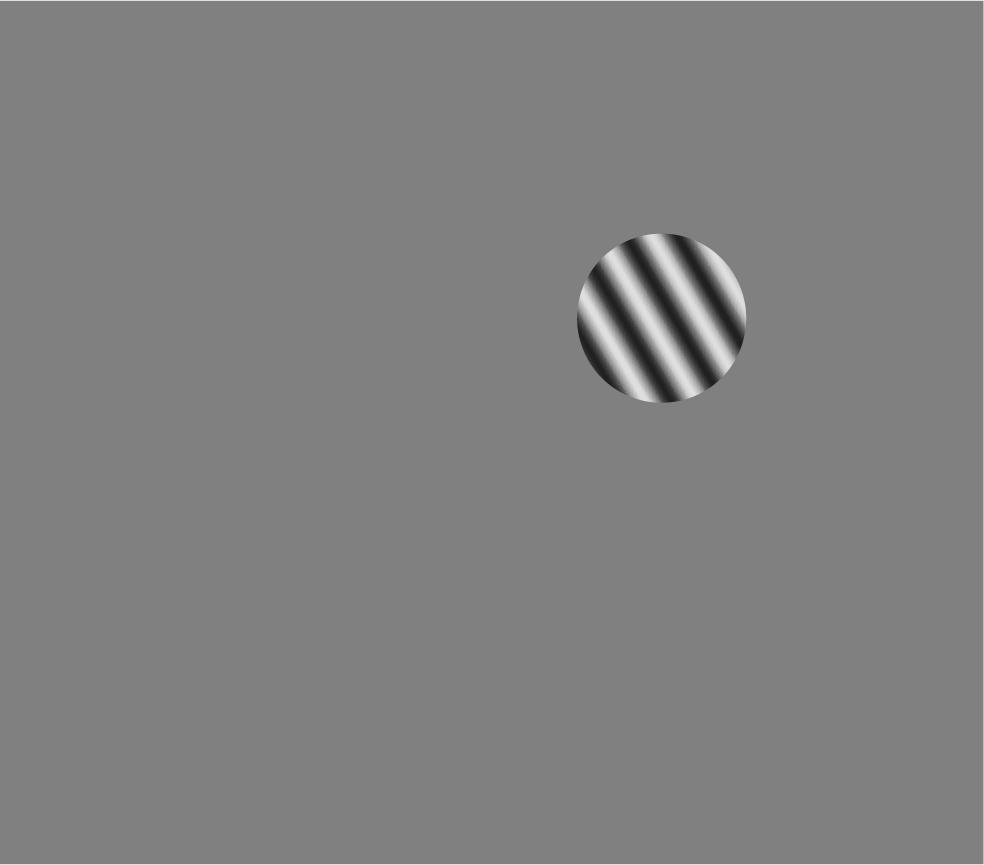
#> input picture ImageFiles/DriftingGrating.png, 984 x 865 px
$ jupyter execute MultiTrialSpikeTrains.ipynb   (shell and % lines are left out)
#> lines starting #> are read from the running program, lines starting #| are printed output that depends on the picture
[cell 1]
###############################################
## Import packages and specify some settings ##
###############################################
# Import packages
import numpy as np
import matplotlib.pyplot as plt
import seaborn as sns

# This makes plots show up and look nice
sns.set(context='paper',style='white',font_scale=1.5,rc={"lines.linewidth":2.5})
sns.set_palette('muted')

# Keep this set to false unless you want to save figures and data
# (in which case you'll need to change some directories below)
SaveFigures=True
###############################################
###############################################


# Load the data from a file
try:
    data = np.load('./DataFiles/SpikeTimes1Neuron1Theta.npz', allow_pickle=True)
#> (reads CodeFromBook/DataFiles/SpikeTimes1Neuron1Theta.npz from the repository)
except:
    url = "https://raw.githubusercontent.com/RobertRosenbaum/ModelingNeuralCircuits/master/CodeFromBook/DataFiles/SpikeTimes1Neuron1Theta.npz"
    file = np.DataSource().open(url)
    data = np.load(file.name, allow_pickle=True)


# Extract the data from the data dictionary to arrays.
SpikeTimes=data['SpikeTimes']
TrialNumbers=data['TrialNumbers']
T=data['T']
theta=data['theta']

# Compute the number of trials
NumTrials=np.max(TrialNumbers)+1

# Print the orientation of the stimulus
print('Orientation (theta) = ',theta, 'degrees')

# Make a multi-trial spike density representation
dt=1
time=np.arange(0,T,dt)
S=np.zeros((NumTrials,len(time)))
S[TrialNumbers,(SpikeTimes/dt).astype(int)]=1/dt


# Compute and print the time-averaged, trial-averaged rate
TrialAvgTimeAvgRate=np.mean(S)
print('Tral-averaged, time-averaged rate = ',1000*TrialAvgTimeAvgRate,'Hz')

# Trial averaged rates across time
TrialAvgRates=np.mean(S,axis=0)

# Compute spike counts for each trial by taking the
# Riemmann integral of the spike density on each trial
SpikeCounts=np.sum(S,axis=1)*dt


# Compute a smoothed trial-averaged rate
# by convolving the mean of S with a kernel
sigma=10
s=np.arange(-3*sigma,3*sigma,dt)
k=np.exp(-(s**2)/(2*sigma**2))
k=k/(sum(k)*dt)
SmoothedRate=np.convolve(k,TrialAvgRates,'same')*dt


# Make figure
plt.subplots(2,3,figsize=(13*.9, 5*.9))

plt.subplot(1,3,1)
# Get image for plot
# Get image for plot
try:
    im = plt.imread('./ImageFiles/DriftingGrating.png')
#> im is the input picture: shape (865, 984, 3) float32; min 0.125, max 0.937, mean 0.503
except:
    try:
        url = "https://raw.githubusercontent.com/RobertRosenbaum/ModelingNeuralCircuits/master/CodeFromBook/ImageFiles/DriftingGrating.png"
        file = np.DataSource().open(url)
        im = plt.imread(file.name)
    except:
        im = 1.0+np.zeros([100,100,3],dtype=np.uint8)
plt.imshow(im,interpolation='hanning')
plt.axis('off')
plt.title('A',loc='left')


plt.subplot(2,3,2)
plt.plot(SpikeTimes,TrialNumbers,'k.',markersize=3)
#plt.xlabel('time (ms)')
plt.ylabel('trial')
plt.title('B',loc='left')
sns.despine()

plt.subplot(2,3,5)
plt.step(time,1000*TrialAvgRates)
plt.xlabel('time (ms)')
plt.ylabel('trial-avg. rate (Hz)')
plt.title('C',loc='left')
sns.despine()

plt.subplot(2,3,3)
plt.step(time,1000*SmoothedRate)
plt.xlabel('time (ms)')
plt.ylabel('smoothed rate (Hz)')
plt.title('D',loc='left')
sns.despine()


plt.subplot(2,3,6)
plt.hist(SpikeCounts,bins=15)
plt.xlabel('spike count')
plt.ylabel('number of trials')
plt.title('E',loc='left')
sns.despine()


plt.tight_layout()
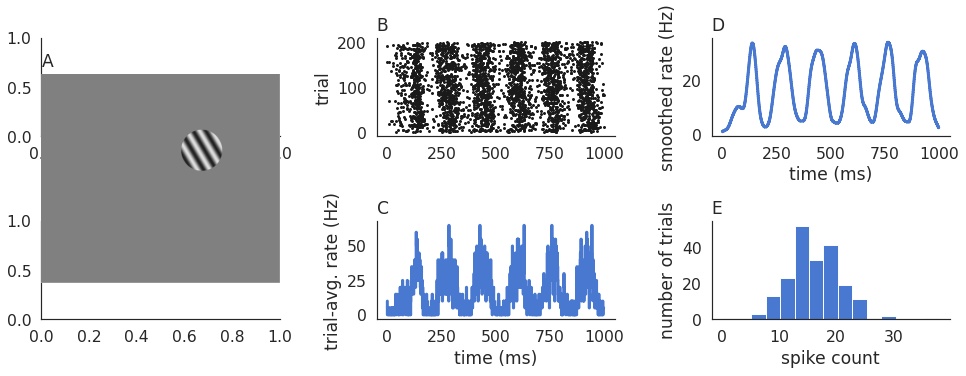
#> figure drawn by matplotlib, 5 panels; panel 2: curve peaks at x = 766, y = 34.29; panel 3: curve peaks at x = 285, y = 64.68; panel 4: tallest bar 52 high, from x = 12.67 to 15.2
